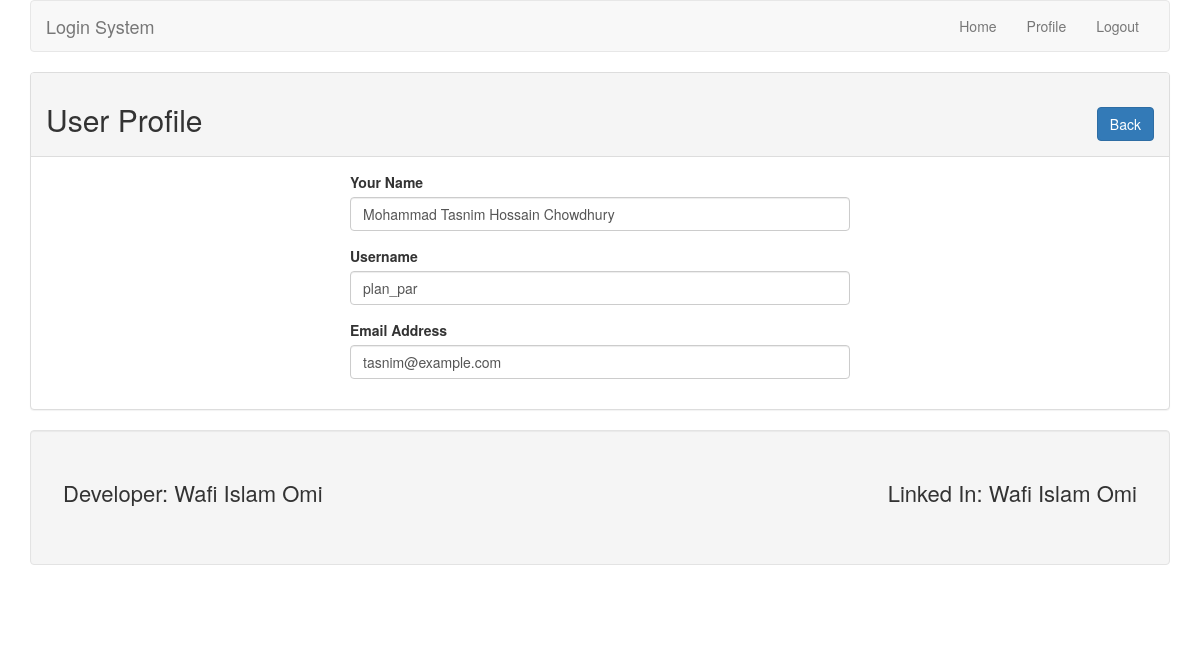
Screenshot of /profile.php?id=11 (signed in) with the database file from the repository.
### tables this page shows
CREATE TABLE `users` (
  `id` int(11) NOT NULL,
  `name` varchar(123) NOT NULL,
  `username` varchar(10) NOT NULL,
  `email` varchar(40) NOT NULL,
  `password` varchar(255) NOT NULL
);

### lib/User.php (called while the page is built, shortened)
<?php
	include_once 'Database.php';
class User
{
	private $db;
	public function __construct()
	{
		$this->db = new Database();
	}
	public function getUserById($id)
	{
		$sql = "SELECT * FROM users WHERE id = :id LIMIT 1 ";
		$query = $this->db->pdo->prepare($sql);
		$query->bindValue(':id',$id);
		$query->execute();
		$result = $query->fetch(PDO::FETCH_OBJ);
		return $result;
	}
}
?>

### lib/Database.php (called while the page is built)
<?php
class Database
{
	private $hostdb="localhost";
	private $userdb="root";
	private $passdb="";
	private $namedb="login";
	public $pdo;
	public function __construct()
	{
		if(!isset($this->pdo))
		{
			try
			{
				$link = new PDO("mysql:host=".$this->hostdb.";dbname=".$this->namedb, $this->userdb, $this->passdb);
				$link->setAttribute(PDO::ATTR_ERRMODE, PDO::ERRMODE_EXCEPTION);
				$link->exec("SET CHARACTER SET utf8");
				$this->pdo = $link;
			}
			catch (PDOException $e)
			{
				die("Failed to Connect with Database".$e->getMessage());
			}
		}
	}
}
?>

### profile.php (the view, shortened to what this page needs)
<?php
	include 'lib/user.php';
	include 'inc/header.php';
 ?>
<?php
	if (isset($_GET['id']))
	{
		$userid = (int)$_GET['id'];
	}
	$user = new User();
?>
	<div class="panel panel-default">
		<div class="panel-heading">
			<h2>User Profile <span class="pull-right"><a class="btn btn-primary" href="index.php">Back</a></span></h2>
		</div>
		<div class="panel-body">
			<div style="max-width: 500px; margin:0 auto;">
<?php
	$userdata = $user->getUserById($userid);
	if ($userdata)
	{
?>
				<form action="" method="post">
					<div class="form-group">
						<label for="name">Your Name</label>
						<input type="text" name="name" id="name" class="form-control" value="<?php echo $userdata->name; ?>" >
					</div>
					<div class="form-group">
						<label for="username">Username</label>
						<input type="text" name="username" id="username" class="form-control" value="<?php echo $userdata->username; ?>">
					</div>
					<div class="form-group">
						<label for="email">Email Address</label>
						<input type="email" name="email" id="email" class="form-control" value="<?php echo $userdata->email; ?>">
					</div>
				</form>
<?php } ?>
			</div>
		</div>
	</div>
<?php include 'inc/footer.php' ?>

### rows the page displays
users: name "Mohammad Tasnim Hossain Chowdhury", username "plan_par", email "tasnim@example.com"
